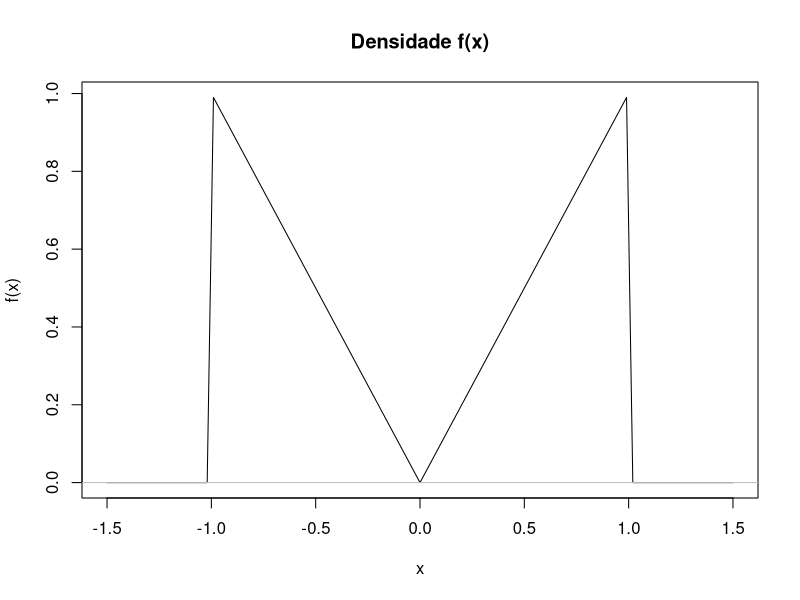

This figure's R source:
f <- function(x) {
    ifelse(x >= -1 & x < 0, -x, ifelse(x >= 0 & x <= 1, x, 0))
}

curve(f(x), from = -1.5, to = 1.5, xlab = "x", ylab= "f(x)", main = "Densidade f(x)")
abline(h = 0, col = "gray")
